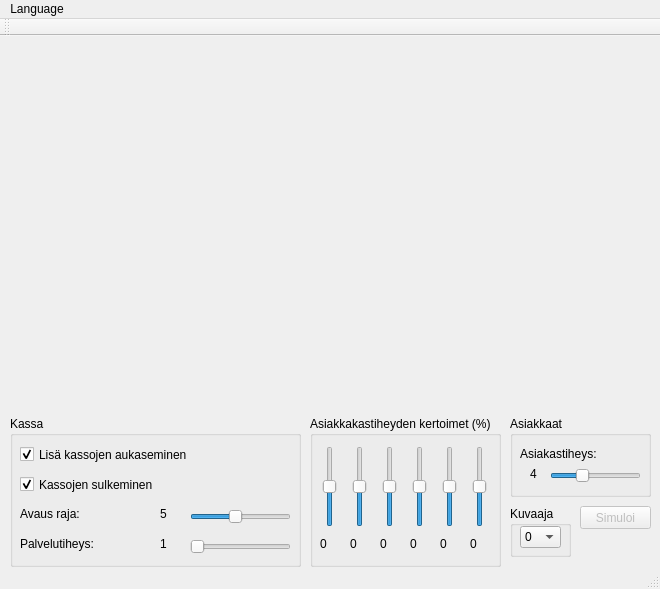
<?xml version="1.0" encoding="UTF-8"?>
<ui version="4.0">
 <class>MainWindow</class>
 <widget class="QMainWindow" name="MainWindow">
  <property name="enabled">
   <bool>true</bool>
  </property>
  <property name="geometry">
   <rect>
    <x>0</x>
    <y>0</y>
    <width>660</width>
    <height>589</height>
   </rect>
  </property>
  <property name="windowTitle">
   <string>MartketSim</string>
  </property>
  <widget class="QWidget" name="centralWidget">
   <widget class="QGroupBox" name="grpBoxCashRegister">
    <property name="geometry">
     <rect>
      <x>10</x>
      <y>380</y>
      <width>291</width>
      <height>151</height>
     </rect>
    </property>
    <property name="title">
     <string>Kassa</string>
    </property>
    <widget class="QLabel" name="label">
     <property name="geometry">
      <rect>
       <x>10</x>
       <y>90</y>
       <width>131</width>
       <height>16</height>
      </rect>
     </property>
     <property name="text">
      <string>Avaus raja:</string>
     </property>
    </widget>
    <widget class="QLabel" name="value_kassa_auki_raja">
     <property name="geometry">
      <rect>
       <x>150</x>
       <y>90</y>
       <width>16</width>
       <height>16</height>
      </rect>
     </property>
     <property name="text">
      <string>5</string>
     </property>
    </widget>
    <widget class="QSlider" name="slider_kassa_auki_raja">
     <property name="geometry">
      <rect>
       <x>180</x>
       <y>90</y>
       <width>101</width>
       <height>21</height>
      </rect>
     </property>
     <property name="minimum">
      <number>1</number>
     </property>
     <property name="maximum">
      <number>10</number>
     </property>
     <property name="value">
      <number>5</number>
     </property>
     <property name="orientation">
      <enum>Qt::Horizontal</enum>
     </property>
    </widget>
    <widget class="QCheckBox" name="checkBox_kassa_auki">
     <property name="geometry">
      <rect>
       <x>10</x>
       <y>30</y>
       <width>171</width>
       <height>17</height>
      </rect>
     </property>
     <property name="text">
      <string>Lisä kassojen aukaseminen</string>
     </property>
     <property name="checked">
      <bool>true</bool>
     </property>
    </widget>
    <widget class="QCheckBox" name="checkBox_kassa_sulku">
     <property name="geometry">
      <rect>
       <x>10</x>
       <y>60</y>
       <width>161</width>
       <height>17</height>
      </rect>
     </property>
     <property name="text">
      <string>Kassojen sulkeminen</string>
     </property>
     <property name="checked">
      <bool>true</bool>
     </property>
    </widget>
    <widget class="QLabel" name="label_4">
     <property name="geometry">
      <rect>
       <x>10</x>
       <y>120</y>
       <width>131</width>
       <height>16</height>
      </rect>
     </property>
     <property name="text">
      <string>Palvelutiheys:</string>
     </property>
    </widget>
    <widget class="QLabel" name="label_palvelutiheys">
     <property name="geometry">
      <rect>
       <x>150</x>
       <y>120</y>
       <width>16</width>
       <height>16</height>
      </rect>
     </property>
     <property name="text">
      <string>1</string>
     </property>
    </widget>
    <widget class="QSlider" name="slider_palvelutiheys">
     <property name="geometry">
      <rect>
       <x>180</x>
       <y>120</y>
       <width>101</width>
       <height>21</height>
      </rect>
     </property>
     <property name="minimum">
      <number>1</number>
     </property>
     <property name="maximum">
      <number>10</number>
     </property>
     <property name="sliderPosition">
      <number>1</number>
     </property>
     <property name="orientation">
      <enum>Qt::Horizontal</enum>
     </property>
    </widget>
   </widget>
   <widget class="QGroupBox" name="grpBoxCustomerDensityMultipliers">
    <property name="geometry">
     <rect>
      <x>310</x>
      <y>380</y>
      <width>191</width>
      <height>151</height>
     </rect>
    </property>
    <property name="title">
     <string>Asiakkakastiheyden kertoimet (%)</string>
    </property>
    <widget class="QSlider" name="slider_kerroin_1">
     <property name="geometry">
      <rect>
       <x>10</x>
       <y>30</y>
       <width>20</width>
       <height>81</height>
      </rect>
     </property>
     <property name="minimum">
      <number>-50</number>
     </property>
     <property name="maximum">
      <number>50</number>
     </property>
     <property name="singleStep">
      <number>1</number>
     </property>
     <property name="value">
      <number>0</number>
     </property>
     <property name="sliderPosition">
      <number>0</number>
     </property>
     <property name="orientation">
      <enum>Qt::Vertical</enum>
     </property>
    </widget>
    <widget class="QLabel" name="label_kerroin_1">
     <property name="geometry">
      <rect>
       <x>10</x>
       <y>120</y>
       <width>21</width>
       <height>16</height>
      </rect>
     </property>
     <property name="text">
      <string>0</string>
     </property>
    </widget>
    <widget class="QSlider" name="slider_kerroin_2">
     <property name="geometry">
      <rect>
       <x>40</x>
       <y>30</y>
       <width>20</width>
       <height>81</height>
      </rect>
     </property>
     <property name="minimum">
      <number>-50</number>
     </property>
     <property name="maximum">
      <number>50</number>
     </property>
     <property name="orientation">
      <enum>Qt::Vertical</enum>
     </property>
    </widget>
    <widget class="QLabel" name="label_kerroin_2">
     <property name="geometry">
      <rect>
       <x>40</x>
       <y>120</y>
       <width>21</width>
       <height>16</height>
      </rect>
     </property>
     <property name="text">
      <string>0</string>
     </property>
    </widget>
    <widget class="QSlider" name="slider_kerroin_3">
     <property name="geometry">
      <rect>
       <x>70</x>
       <y>30</y>
       <width>20</width>
       <height>81</height>
      </rect>
     </property>
     <property name="minimum">
      <number>-50</number>
     </property>
     <property name="maximum">
      <number>50</number>
     </property>
     <property name="orientation">
      <enum>Qt::Vertical</enum>
     </property>
    </widget>
    <widget class="QLabel" name="label_kerroin_3">
     <property name="geometry">
      <rect>
       <x>70</x>
       <y>120</y>
       <width>21</width>
       <height>16</height>
      </rect>
     </property>
     <property name="text">
      <string>0</string>
     </property>
    </widget>
    <widget class="QSlider" name="slider_kerroin_4">
     <property name="geometry">
      <rect>
       <x>100</x>
       <y>30</y>
       <width>20</width>
       <height>81</height>
      </rect>
     </property>
     <property name="minimum">
      <number>-50</number>
     </property>
     <property name="maximum">
      <number>50</number>
     </property>
     <property name="orientation">
      <enum>Qt::Vertical</enum>
     </property>
    </widget>
    <widget class="QLabel" name="label_kerroin_4">
     <property name="geometry">
      <rect>
       <x>100</x>
       <y>120</y>
       <width>21</width>
       <height>16</height>
      </rect>
     </property>
     <property name="text">
      <string>0</string>
     </property>
    </widget>
    <widget class="QSlider" name="slider_kerroin_5">
     <property name="geometry">
      <rect>
       <x>130</x>
       <y>30</y>
       <width>20</width>
       <height>81</height>
      </rect>
     </property>
     <property name="minimum">
      <number>-50</number>
     </property>
     <property name="maximum">
      <number>50</number>
     </property>
     <property name="orientation">
      <enum>Qt::Vertical</enum>
     </property>
    </widget>
    <widget class="QLabel" name="label_kerroin_5">
     <property name="geometry">
      <rect>
       <x>130</x>
       <y>120</y>
       <width>21</width>
       <height>16</height>
      </rect>
     </property>
     <property name="text">
      <string>0</string>
     </property>
    </widget>
    <widget class="QSlider" name="slider_kerroin_6">
     <property name="geometry">
      <rect>
       <x>160</x>
       <y>30</y>
       <width>20</width>
       <height>81</height>
      </rect>
     </property>
     <property name="minimum">
      <number>-50</number>
     </property>
     <property name="maximum">
      <number>50</number>
     </property>
     <property name="orientation">
      <enum>Qt::Vertical</enum>
     </property>
    </widget>
    <widget class="QLabel" name="label_kerroin_6">
     <property name="geometry">
      <rect>
       <x>160</x>
       <y>120</y>
       <width>21</width>
       <height>16</height>
      </rect>
     </property>
     <property name="text">
      <string>0</string>
     </property>
    </widget>
   </widget>
   <widget class="QGroupBox" name="grpBoxCustomers">
    <property name="geometry">
     <rect>
      <x>510</x>
      <y>380</y>
      <width>141</width>
      <height>81</height>
     </rect>
    </property>
    <property name="title">
     <string>Asiakkaat</string>
    </property>
    <widget class="QLabel" name="label_2">
     <property name="geometry">
      <rect>
       <x>10</x>
       <y>30</y>
       <width>121</width>
       <height>16</height>
      </rect>
     </property>
     <property name="text">
      <string>Asiakastiheys:</string>
     </property>
    </widget>
    <widget class="QLabel" name="label_atiheys">
     <property name="geometry">
      <rect>
       <x>20</x>
       <y>50</y>
       <width>16</width>
       <height>16</height>
      </rect>
     </property>
     <property name="text">
      <string>4</string>
     </property>
    </widget>
    <widget class="QSlider" name="slider_atiheys">
     <property name="geometry">
      <rect>
       <x>40</x>
       <y>50</y>
       <width>91</width>
       <height>20</height>
      </rect>
     </property>
     <property name="minimum">
      <number>1</number>
     </property>
     <property name="maximum">
      <number>10</number>
     </property>
     <property name="sliderPosition">
      <number>4</number>
     </property>
     <property name="orientation">
      <enum>Qt::Horizontal</enum>
     </property>
    </widget>
   </widget>
   <widget class="QGroupBox" name="grpBoxCharts">
    <property name="geometry">
     <rect>
      <x>510</x>
      <y>470</y>
      <width>61</width>
      <height>51</height>
     </rect>
    </property>
    <property name="title">
     <string>Kuvaaja</string>
    </property>
    <widget class="QComboBox" name="comboBox_kuvaaja">
     <property name="geometry">
      <rect>
       <x>10</x>
       <y>20</y>
       <width>41</width>
       <height>22</height>
      </rect>
     </property>
     <property name="currentIndex">
      <number>0</number>
     </property>
     <item>
      <property name="text">
       <string>0</string>
      </property>
     </item>
     <item>
      <property name="text">
       <string>1</string>
      </property>
     </item>
     <item>
      <property name="text">
       <string>2</string>
      </property>
     </item>
    </widget>
   </widget>
   <widget class="QPushButton" name="pushButton">
    <property name="enabled">
     <bool>false</bool>
    </property>
    <property name="geometry">
     <rect>
      <x>580</x>
      <y>470</y>
      <width>71</width>
      <height>23</height>
     </rect>
    </property>
    <property name="text">
     <string>Simuloi</string>
    </property>
   </widget>
   <widget class="QCustomPlot" name="customPlot" native="true">
    <property name="geometry">
     <rect>
      <x>0</x>
      <y>0</y>
      <width>661</width>
      <height>371</height>
     </rect>
    </property>
   </widget>
  </widget>
  <widget class="QMenuBar" name="menuBar">
   <property name="geometry">
    <rect>
     <x>0</x>
     <y>0</y>
     <width>660</width>
     <height>21</height>
    </rect>
   </property>
   <widget class="QMenu" name="menuLanguage">
    <property name="title">
     <string>Language</string>
    </property>
    <addaction name="separator"/>
    <addaction name="actionEnglish"/>
    <addaction name="actionFinnish"/>
   </widget>
   <addaction name="menuLanguage"/>
  </widget>
  <widget class="QToolBar" name="mainToolBar">
   <attribute name="toolBarArea">
    <enum>TopToolBarArea</enum>
   </attribute>
   <attribute name="toolBarBreak">
    <bool>false</bool>
   </attribute>
  </widget>
  <widget class="QStatusBar" name="statusBar"/>
  <action name="actionEnglish">
   <property name="checkable">
    <bool>false</bool>
   </property>
   <property name="enabled">
    <bool>false</bool>
   </property>
   <property name="text">
    <string>English</string>
   </property>
  </action>
  <action name="actionFinnish">
   <property name="enabled">
    <bool>true</bool>
   </property>
   <property name="text">
    <string>Finnish</string>
   </property>
  </action>
 </widget>
 <layoutdefault spacing="6" margin="11"/>
 <customwidgets>
  <customwidget>
   <class>QCustomPlot</class>
   <extends>QWidget</extends>
   <header>qcustomplot.h</header>
   <container>1</container>
  </customwidget>
 </customwidgets>
 <resources/>
 <connections/>
</ui>
